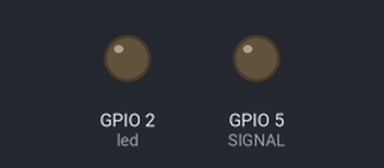
The sketch below on a simulated ESP8266 (NodeMCU). Shown: output pins drawn as LEDs (lit = HIGH). WiFi joins after 1.5 s; servers stay silent unless stated; what the sketch prints to the serial monitor is not drawn.

Above: at 0.1 s.
At 1.6 s:
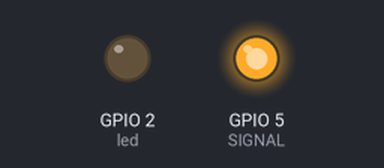
Timing chart, 0 to 12.5 s (numbered marks = the images above):
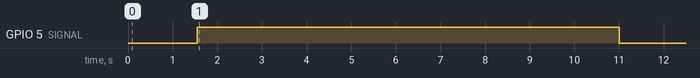

Measured:
- by itself, GPIO 5 (SIGNAL): LOW → HIGH at 1.6 s, → LOW 9.4 s later

The sketch:

light_server.ino
```cpp
#include <ESP8266WiFi.h>
#include <WiFiClient.h>
#include <ESP8266WebServer.h>
#include <ESP8266mDNS.h>
#define SIGNAL 5
#define GND 4

const char* ssid = "<insert wifi network name>";
const char* password = "<insert wifi network pass>";

ESP8266WebServer server(80);

const int led = 2;
int STATE = LOW;
int onTime = 0;

void handleRoot() {
  digitalWrite(led, 1);
  server.send(200, "text/plain", "hello from esp8266!");
  digitalWrite(led, 0);
}

void handleNotFound(){
  digitalWrite(led, 1);
  String message = "File Not Found\n\n";
  message += "URI: ";
  message += server.uri();
  message += "\nMethod: ";
  message += (server.method() == HTTP_GET)?"GET":"POST";
  message += "\nArguments: ";
  message += server.args();
  message += "\n";
  for (uint8_t i=0; i<server.args(); i++){
    message += " " + server.argName(i) + ": " + server.arg(i) + "\n";
  }
  server.send(404, "text/plain", message);
  digitalWrite(led, 0);
}

void setup(void){
  pinMode(led, OUTPUT);
  digitalWrite(led, 0);
  Serial.begin(9600);
  IPAddress ip(10,0,100,3);
  IPAddress gateway(10,0,0,1);
  IPAddress subnet(255,255,0,0);
  WiFi.config(ip, gateway, subnet);
  WiFi.begin(ssid, password);
  Serial.println("");
  pinMode(SIGNAL, OUTPUT);
  pinMode(GND, OUTPUT);
  digitalWrite(GND, LOW);

  // Wait for connection
  while (WiFi.status() != WL_CONNECTED) {
    delay(500);
    Serial.print(".");
  }
  Serial.println("");
  Serial.print("Connected to ");
  Serial.println(ssid);
  Serial.print("IP address: ");
  Serial.println(WiFi.localIP());

  if (MDNS.begin("esp8266")) {
    Serial.println("MDNS responder started");
  }

  server.on("/", handleRoot);

  server.on("/inline", [](){
    server.send(200, "text/plain", "this works as well");
  });
  server.on("/on", [](){
    onTime = millis();
    server.send(200, "text/plain", "light on");
  });
    server.on("/off", [](){
    digitalWrite(SIGNAL, LOW);
    server.send(200, "text/plain", "light off");
  });

  server.onNotFound(handleNotFound);

  server.begin();
  Serial.println("HTTP server started");
}

void loop(void){
  server.handleClient();
  if (millis() - onTime < (1000 + 5000 * 2)) {
    digitalWrite(SIGNAL, HIGH);
  } else {
    digitalWrite(SIGNAL, LOW);
  }
}
```
